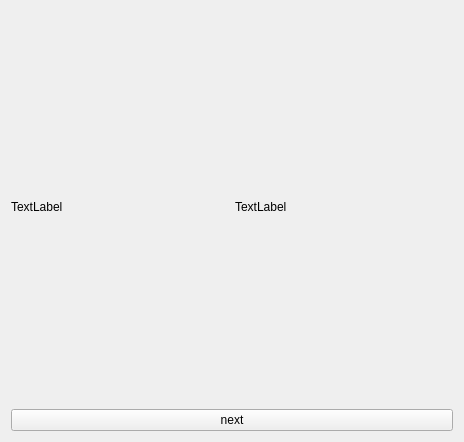
<?xml version="1.0" encoding="UTF-8"?>
<ui version="4.0">
 <class>ImageAnalyzerTest</class>
 <widget class="QWidget" name="ImageAnalyzerTest">
  <property name="geometry">
   <rect>
    <x>0</x>
    <y>0</y>
    <width>464</width>
    <height>442</height>
   </rect>
  </property>
  <property name="windowTitle">
   <string>Form</string>
  </property>
  <layout class="QVBoxLayout" name="verticalLayout">
   <item>
    <layout class="QHBoxLayout" name="horizontalLayout">
     <item>
      <widget class="QLabel" name="image">
       <property name="text">
        <string>TextLabel</string>
       </property>
      </widget>
     </item>
     <item>
      <widget class="QLabel" name="colors">
       <property name="text">
        <string>TextLabel</string>
       </property>
      </widget>
     </item>
    </layout>
   </item>
   <item>
    <widget class="QPushButton" name="next">
     <property name="text">
      <string>next</string>
     </property>
    </widget>
   </item>
  </layout>
 </widget>
 <resources/>
 <connections/>
</ui>
